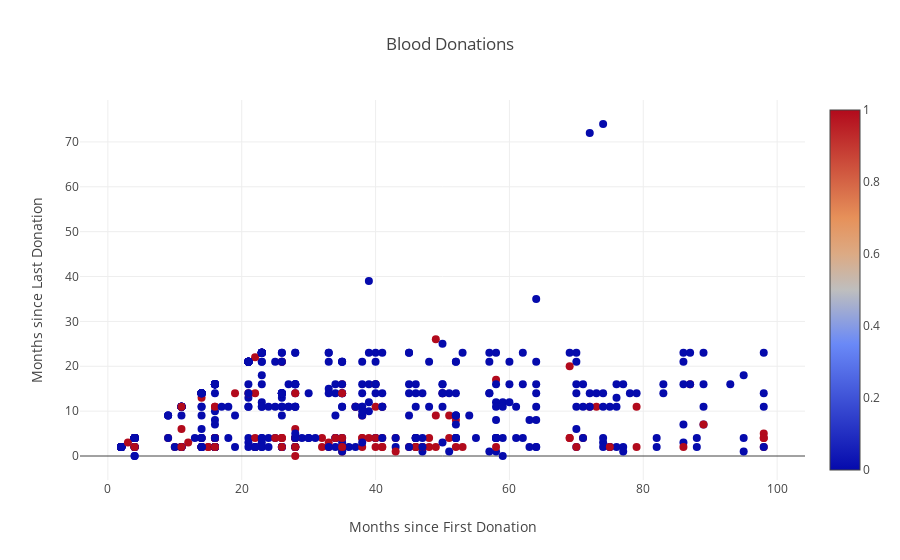

Notebook code for this chart:
### Markdown cell above
Seems like months since last donation is a better indication than number of donations

### Code cell
scatterPlot('Months since First Donation', 'Months since Last Donation')

### Figure 1 — Plotly figure (JSON) as saved in the notebook; plotly's stock layout.template omitted (floating-point values rounded to 4 significant figures; data arrays with more than 128 entries replaced by an {"elided": "..."} marker saying what was removed)
{"data": [{"marker": {"color": {"elided": "576 int values"}, "colorscale": "RdBu", "showscale": true, "size": "8"}, "mode": "markers", "type": "scatter", "x": {"elided": "576 int values"}, "y": {"elided": "576 int values"}}], "layout": {"hovermode": "closest", "showlegend": false, "title": "Blood Donations", "xaxis": {"title": "Months since First Donation", "zeroline": false}, "yaxis": {"title": "Months since Last Donation"}}}
